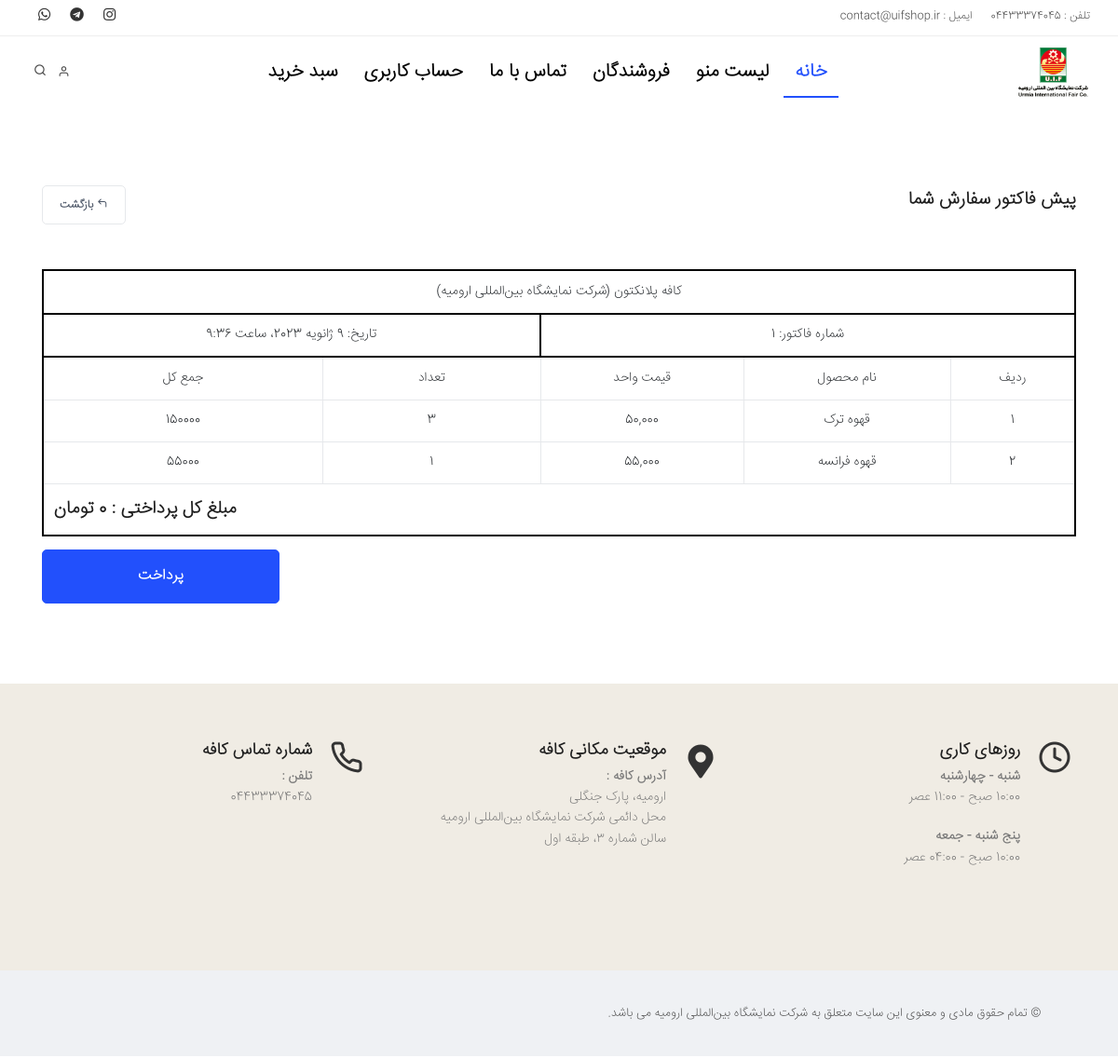
Page /invoice/1 (signed in) on the earlier database version.
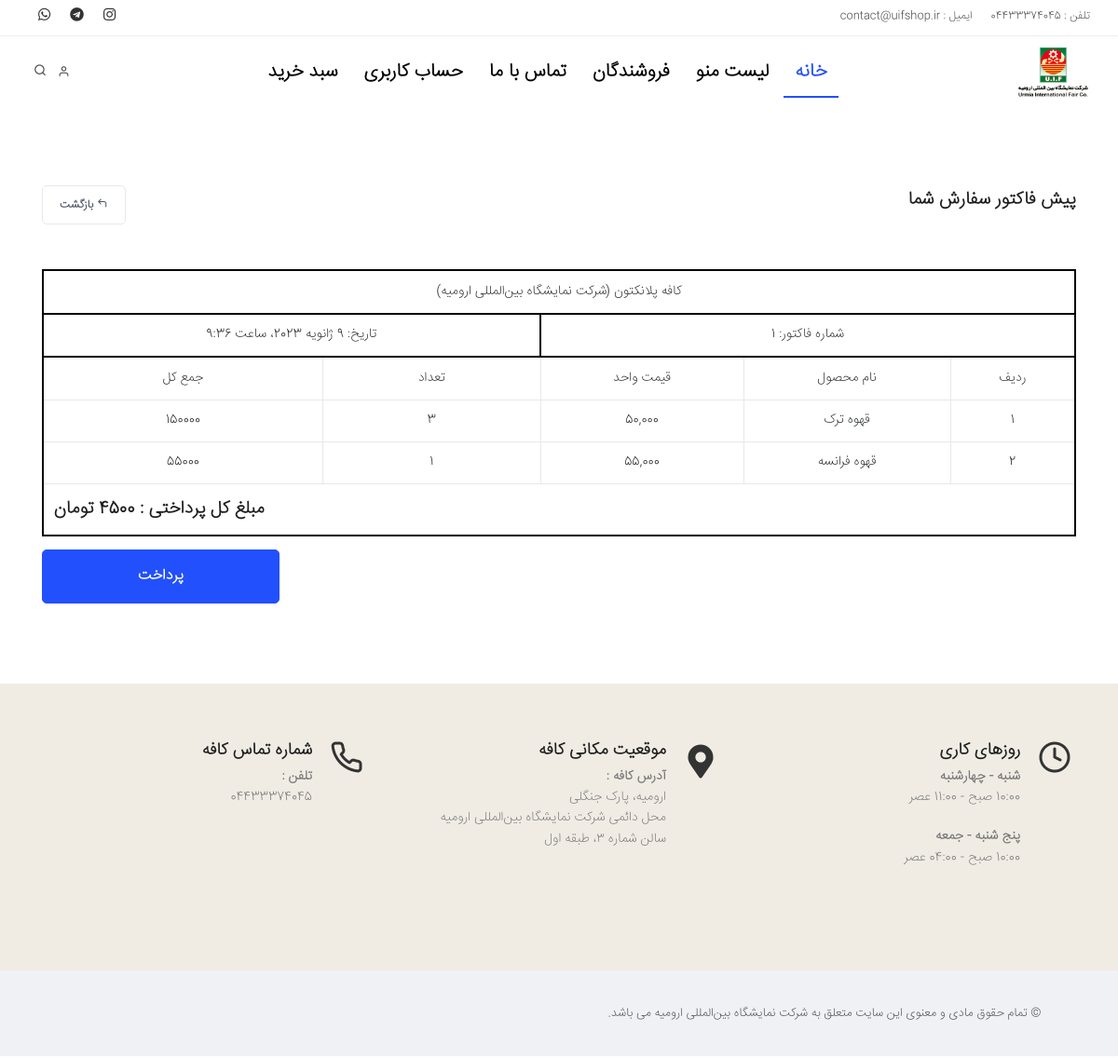
Same page on the later database version.
### shop/models.py (models this page shows, shortened)
class InvoiceModel(models.Model):
    STATE_PENDING = 'pending'
    STATE_DONE = 'done'
    STATE_CHOICES = ((STATE_PENDING, 'در انتظار پرداخت'),
                     (STATE_DONE, 'پرداخت شده'))
    created_date = models.DateTimeField(auto_now_add=True, verbose_name="تاریخ ایجاد")
    user = models.ForeignKey(User, on_delete=models.PROTECT, verbose_name="کاربر")
    total = models.PositiveIntegerField(verbose_name="مبلغ کل", default=0)
    state = models.CharField(verbose_name="وضعیت پرداخت", max_length=10, choices=STATE_CHOICES, default=STATE_PENDING)
    class Meta:
        verbose_name = "فاکتور"
        verbose_name_plural = "فاکتورها"

### shop/views.py (the view)
# urls.py: path('invoice/<int:id>', InvoiceView.as_view(), name='invoice'),
class InvoiceView(LoginRequiredMixin, views.View):
    login_url = "login"
    def get(self, request, id):
        invoice = get_object_or_404(InvoiceModel, pk=id)
        item = InvoiceItemModel.objects.filter(invoice=id)
        return render(request, 'shop/invoice.html', {'invoice': invoice, 'item':item})

### shop/context_processors.py (called while the page is built)
def menu(request):
    cart = request.session.get('cart', {})
    products = ProductModel.objects.filter(id__in=[int(id) for id in cart.keys()])
    c = {}
    total = 0
    for k,v in cart.items():
        product = products.get(id=int(k))
        total += product.price
        c[k] = {'product': product, 'count': v}
    return {"cart":c, "total":total}

### shop/templates/shop/invoice.html (shortened to what this page needs)
{% extends "base.html" %}
{% load jalali_tags %}
{% load humanize %}
{% block content %}
<section id="page-content" class="no-sidebar">
            <div class="container">
                <div class="row mb-5">
                    <div class="col-lg-6">
                        <h4>پیش فاکتور سفارش شما</h4>
                    </div>
                    <div class="col-lg-6 text-right">
                        <a href="{% url 'shop:cartdetails' %}"><button type="button" class="btn btn-light"><i class="icon-corner-up-left"></i> بازگشت</button></a>
                    </div>
                </div>
                <div class="row">
                    <div class="col-lg-12">
                        <table id="datatable" class="table table-bordered table-hover" style="width:100%;border:2px solid black">
                            <thead style="border:2px solid black;">
                                <tr>
                                    <th colspan="5" style="text-align:center;border:2px solid black;">کافه پلانکتون (شرکت نمایشگاه بین‌المللی ارومیه)</th>
                                </tr>
                                <tr>
                                    <th colspan="3" style="text-align:center;border:2px solid black;">شماره فاکتور: {{ invoice.id }}</th>
                                    <th colspan="2" style="text-align:center;border:2px solid black;">تاریخ: {{ invoice.created_date|to_jalali:'%y/%m/%d' }}</th>
                                </tr>
                            </thead>
                            <tbody>
                                <tr style="text-align:center;">
                                    <td>ردیف</td>
                                    <td>نام محصول</td>
                                    <td>قیمت واحد</td>
                                    <td>تعداد</td>
                                    <td>جمع کل</td>
                                </tr>
                                {% for item in item %}
                                <tr style="text-align:center">
                                    <td>{{ forloop.counter }}</td>
                                    <td>{{ item.name }}</td>
                                    <td>{{ item.price|intcomma:False }}</td>
                                    <td>{{ item.count }}</td>
                                    <td>{% widthratio item.price 1 item.count %}</td>
                                </tr>
                                {% endfor %}
                            </tbody>
                            <tfoot>
                                <tr>
                                    <th colspan="5" style="text-align:left"><h4>مبلغ کل پرداختی : {{ invoice.total }} تومان</h4></th>
                                </tr>
                            </tfoot>
                        </table>
                    </div>
                    <div class="col-lg-9"></div>
                    <div class="col-lg-3">
                                <a class="btn btn-block btn-lg" href="{% url 'shop:pay' invoice_id=invoice.id %}">پرداخت</a>
                            </div>
                </div>
            </div>
        </section>
{% endblock content %}

Differences in the rows shown:
changed InvoiceModel id 1: total "0" → "4500"
